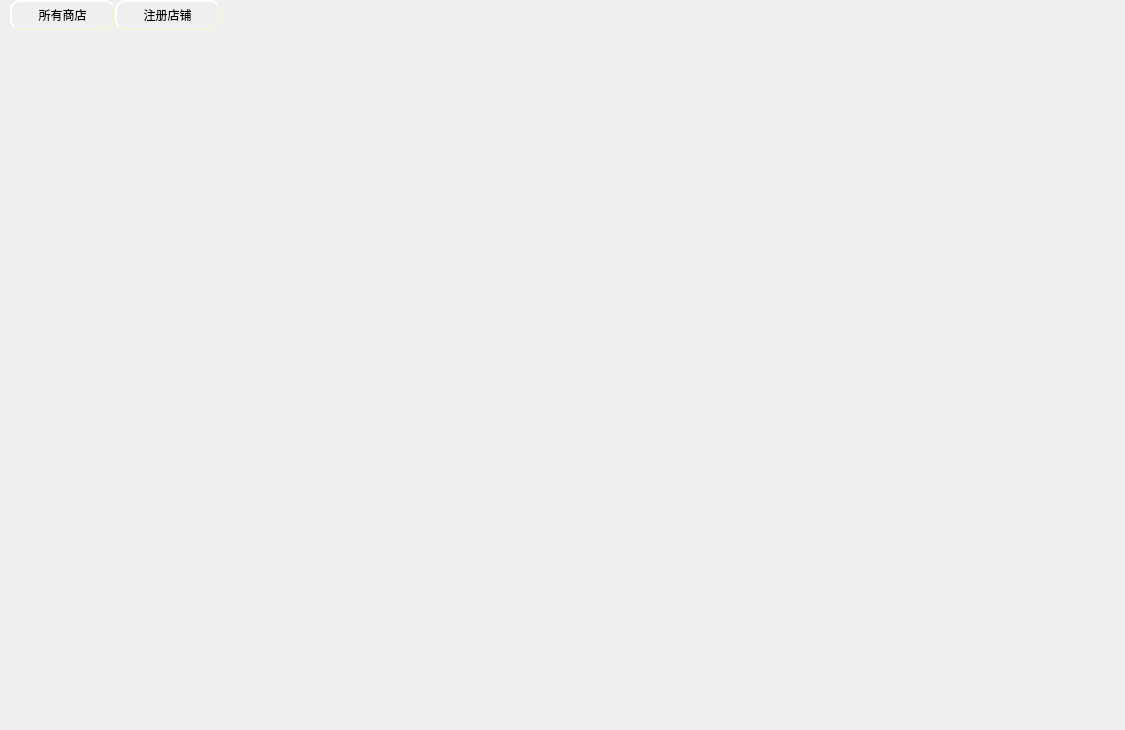
<?xml version="1.0" encoding="UTF-8"?>
<ui version="4.0">
 <class>ShopWidget</class>
 <widget class="QWidget" name="ShopWidget">
  <property name="geometry">
   <rect>
    <x>0</x>
    <y>0</y>
    <width>1125</width>
    <height>730</height>
   </rect>
  </property>
  <property name="windowTitle">
   <string>Form</string>
  </property>
  <widget class="QWidget" name="widget" native="true">
   <property name="geometry">
    <rect>
     <x>0</x>
     <y>35</y>
     <width>1125</width>
     <height>695</height>
    </rect>
   </property>
   <property name="styleSheet">
    <string notr="true"/>
   </property>
  </widget>
  <widget class="QPushButton" name="pb_msg">
   <property name="geometry">
    <rect>
     <x>115</x>
     <y>0</y>
     <width>105</width>
     <height>30</height>
    </rect>
   </property>
   <property name="styleSheet">
    <string notr="true">QPushButton{
	background-image: url(:/ico/pb1.jpg);
    border-style: outset;
    border-width: 2px;
    border-radius: 10px;
    border-color: beige;
    min-width: 5em;
    padding: 6px;
}
QPushButton:hover
{
	
	background-image: url(:/ico/pb.jpg);
    border-style: inset;
}

QPushButton:pressed{
	
	background-image: url(:/ico/pb2.jpg);
    border-style: inset;
}


</string>
   </property>
   <property name="text">
    <string>注册店铺</string>
   </property>
  </widget>
  <widget class="QPushButton" name="pb_all">
   <property name="geometry">
    <rect>
     <x>10</x>
     <y>0</y>
     <width>105</width>
     <height>30</height>
    </rect>
   </property>
   <property name="styleSheet">
    <string notr="true">QPushButton{
	background-image: url(:/ico/pb1.jpg);
    border-style: outset;
    border-width: 2px;
    border-radius: 10px;
    border-color: beige;
    min-width: 5em;
    padding: 6px;
}
QPushButton:hover
{
	
	background-image: url(:/ico/pb.jpg);
    border-style: inset;
}

QPushButton:pressed{
	
	background-image: url(:/ico/pb2.jpg);
    border-style: inset;
}


</string>
   </property>
   <property name="text">
    <string>所有商店</string>
   </property>
  </widget>
 </widget>
 <resources/>
 <connections/>
</ui>
